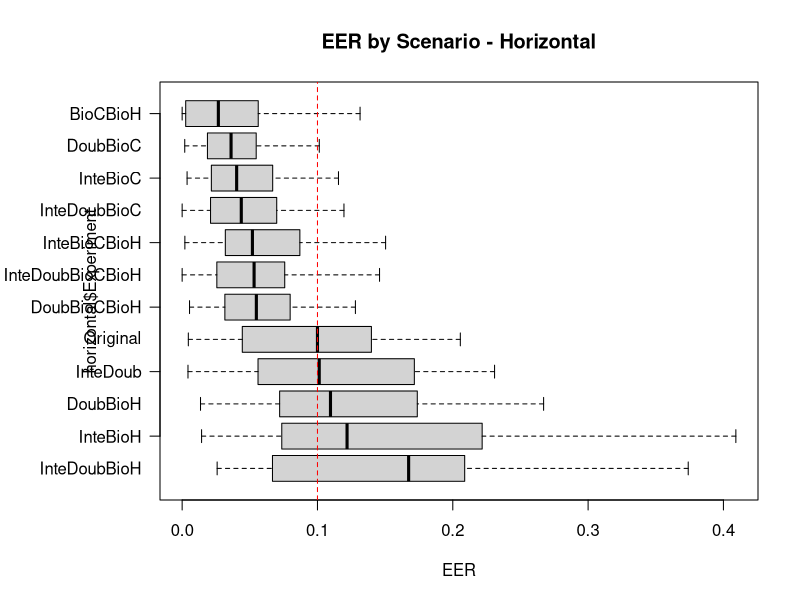

R code for this plot:
hOriginal<-c(0.0137931034,0.1172413793,0.1941747573,0.027972028,0.156,0.0502283105,0.087804878,0.1124497992,0.0220588235,0.1398601399,0.1623616236,0.1004366812,0.1836734694,0.1388888889,0.1352040816,0.1529411765,0.1,0.0522648084,0.0381679389,0.00456621,0.1728395062,0.0230769231,0.1166180758,0.0574712644,0.0546875,0.0072463768,0.0693641618,0.1481481481,0.1471698113,0.0444444444,0.0718954248,0.0847457627,0.1818181818,0.1379310345,0.2055674518,0.1118012422,0.032537961,0.0987341772,0.0419847328,0.135678392,0.0289855072)
hBioCBioH<-c(0.002008032128514056,0.004487776901570005,0.03680203045685279,0.010642642029503343,0.040160642570281124,0.001557632398753894,0.015986627155991185,0.14953271028037382,0.0017985611510791368,0.002008032128514056,0.13148148148148148,0.1074561403508772,0.0,0.1873065015479876,0.09974424552429667,0.12248995983935743,0.03306878306878307,0.0,0.025139664804469275,0.0743801652892562,0.040106951871657755,0.05622489959839357,0.001072961373390558,0.03076923076923077,0.05252918287937743,0.008620689655172414,0.015351232600435777,0.002617801047120419,0.06818181818181818,0.051094890510948905,0.010040160642570281,0.013157894736842105,0.07707725947521865,0.00778816199376947,0.001072961373390558,0.03477583638087498,0.4041916167664671,0.0,0.0019157088122605363,0.026759530791788857,0.043795620437956206)
hDoubBioC<-c(0.004016064257028112,0.06756756756756757,0.07106598984771574,0.025547445255474453,0.03614457831325301,0.024922118380062305,0.05472228554061241,0.06542056074766354,0.008992805755395683,0.050200803212851405,0.09444444444444444,0.039473684210526314,0.08115183246073299,0.04953560371517028,0.029411764705882353,0.101334750767777,0.04497354497354497,0.019230769230769232,0.019553072625698324,0.045454545454545456,0.07034396250082525,0.002008032128514056,0.054032833243659206,0.025,0.007782101167315175,0.0072992700729927005,0.029595015576323987,0.03795811518324607,0.056818181818181816,0.0036496350364963502,0.03413654618473896,0.015789473684210527,0.1316660592808552,0.018691588785046728,0.05150214592274678,0.029595015576323987,0.017964071856287425,0.039461604924937894,0.0019157088122605363,0.06463831867057673,0.0072992700729927005)
hDoubBioH<-c(0.02125744356737294,0.22788730374937272,0.20440096594549306,0.04667959777448828,0.15575120996807745,0.047646481457773227,0.11549274371248386,0.22330443268400704,0.04387960220059247,0.1481029011149493,0.26711833785004513,0.16581565854935848,0.1737721266517078,0.22512485593545908,0.13940364690170476,0.2387550200803213,0.10961582700713135,0.038566854831915076,0.08667747025459507,0.13831654024680176,0.20510662177328842,0.0754556688291628,0.10612620278031507,0.0686335403726708,0.07204523346303501,0.0676440976591996,0.10385716600939982,0.10011357655336713,0.17322876653862568,0.0880778588807786,0.11406409953539648,0.0644513826940232,0.1790345602526725,0.07664625631109678,0.18344659036719124,0.1409657320872274,0.40718562874251496,0.09138405875364511,0.013571677364780812,0.10797491039426524,0.056726654920714825)
hInteBioC<-c(0.004016064257028112,0.04885654885654886,0.07614213197969544,0.032846715328467155,0.07630522088353414,0.02336448598130841,0.03271028037383177,0.06230529595015576,0.02158273381294964,0.08032128514056225,0.08518518518518518,0.08991228070175439,0.06282722513089005,0.04489164086687306,0.034526854219948847,0.10936687928183322,0.04497354497354497,0.022727272727272728,0.0111731843575419,0.049586776859504134,0.05789925397768535,0.009870250231696015,0.0669083697243459,0.019230769230769232,0.013618677042801557,0.06204379562043796,0.04027335098049808,0.04319371727748691,0.11553030303030302,0.0036496350364963502,0.03413654618473896,0.039473684210526314,0.08984375,0.01557632398753894,0.07081545064377683,0.024922118380062305,0.020958083832335328,0.03323793066205854,0.009578544061302681,0.10756761159986966,0.0072992700729927005)
hInteBioH<-c(0.014360891843235008,0.1860778550433723,0.2496919816667488,0.06796488183349497,0.22834929461435485,0.03996500661460334,0.12186763923714003,0.22170926697443982,0.06382247143461701,0.2306709354902126,0.23884372177055102,0.1775006546216287,0.16565160095451795,0.23341845382025264,0.15176802283459756,0.23459721237892747,0.11746031746031746,0.05109950290673182,0.0592136125207898,0.13625042454432243,0.14811513831121675,0.07361754711152302,0.14669853226391721,0.08031533683707598,0.09742825875486381,0.20859551975836899,0.13921452109556479,0.09476716806559737,0.2572289799402475,0.0880778588807786,0.11733207339160563,0.10771632471008027,0.11602587463556852,0.0633526694596627,0.23053767286599902,0.11973452526073411,0.40918562874251496,0.07186251215034022,0.034221525600835946,0.23305637015314434,0.043795620437956206)
hInteDoub<-c(0.0129206481096801,0.18366908022080436,0.174227490020206,0.06842427645347353,0.23087220677582124,0.05502923227926428,0.11790897348225819,0.13669631798220921,0.056072788827761316,0.20031173645631478,0.19448961156278227,0.12676747839748626,0.20782134843466182,0.2080461458498113,0.12534151514887004,0.21796598157335223,0.10129974695192087,0.053521779425393885,0.036867243805705996,0.09536208913543907,0.14286657423912325,0.02157862218103182,0.14712083484528085,0.04349020544672719,0.048759727626459144,0.06569343065693431,0.09587992725046368,0.1116720684783512,0.18899381135296628,0.03317112733171128,0.07032049767698244,0.10071364852809991,0.1572256134596696,0.07747878397249973,0.22698100460975995,0.10571583367194906,0.059880239520958084,0.08557889620909385,0.03847589192416778,0.17159498207885304,0.004310344827586207)
hDoubBioCBioH<-c(0.0054563079905830215,0.16551724137931034,0.1280370607658568,0.02097902097902098,0.07738646895273402,0.030619212222079972,0.06394650862396474,0.0784446195998949,0.03676470588235294,0.0979020979020979,0.09245709123757903,0.038328096360303744,0.07666417352281227,0.039089512101421434,0.0315634192540349,0.08628632175761872,0.05197837589141937,0.02108433734939759,0.04198473282442748,0.028595418695045095,0.12190532778768072,0.02123880135928329,0.050472978891127264,0.03327759197324415,0.02146157587548638,0.0603448275862069,0.07981740586678192,0.0593991523310895,0.08322663252240717,0.03333333333333333,0.06209150326797386,0.03916146297948261,0.09762588070942663,0.05483940272854227,0.09282109362581466,0.08126777732629012,0.017964071856287425,0.06358678042985204,0.00974025974025974,0.0680596285434995,0.01658066951925497)
hInteBioCBioH<-c(0.002008032128514056,0.14241881138432863,0.1482800256271253,0.03496503496503497,0.10956647101225414,0.024495369777663978,0.06700098776688701,0.05192733551026536,0.04411764705882353,0.15034965034965034,0.08699186991869919,0.034956794972505895,0.09367097624390071,0.03190323382522429,0.03454867627418975,0.08642806520198441,0.05368069933287325,0.030120481927710843,0.015267175572519083,0.028812408015396807,0.07993332012939855,0.023246833487797346,0.07924273326743327,0.034460105112279024,0.027328550583657588,0.14655172413793102,0.10138116075126502,0.047480539627136484,0.12601365770379855,0.03333333333333333,0.06209150326797386,0.05508474576271186,0.06586719509232264,0.04621871307336986,0.11365442695914799,0.05952864689150752,0.020958083832335328,0.04648180149044173,0.022727272727272728,0.14165852069077875,0.0036496350364963502)
hInteDoubBioC<-c(0.008904583852651988,0.1458670872463976,0.08539500271056133,0.02097902097902098,0.14653485737823088,0.019929159732001878,0.02756629435453233,0.04012310925946778,0.01830300465509945,0.10191816215912601,0.08523035230352304,0.056592039800995024,0.07169569398440004,0.05324738423990418,0.02943358676012325,0.11957240727616347,0.04838969404186796,0.018556744460358918,0.028487355537549577,0.04164308087097626,0.076021654453027,0.011538461538461539,0.06342984772081733,0.010797897754419493,0.03514105058365759,0.0,0.03201699890155403,0.04622704230034073,0.07725138711054204,0.022222222222222223,0.030159855106701314,0.04808206958073149,0.04670417274052478,0.06190245998496079,0.1606262915275791,0.06989028850060951,0.008982035928143712,0.04370072362026137,0.013571677364780812,0.0680596285434995,0.004310344827586207)
hInteDoubBioH<-c(0.03160227115357984,0.496551724137931,0.28266226405795675,0.0979020979020979,0.21537431778395633,0.058123159646652156,0.10885191094901603,0.18413842285027962,0.09183241641980534,0.2802398404808043,0.17583559168925023,0.09403639696255564,0.1993802756704776,0.14690628460373778,0.13179647879332768,0.20879990550437041,0.14337474120082816,0.06674951554469627,0.04757132500319843,0.07480470961168345,0.21243480557206046,0.040639481000926785,0.16737258974711897,0.03830625895843287,0.062469601167315175,0.1724137931034483,0.19298435164676858,0.23517271946591317,0.20894686299615878,0.04063260340632603,0.17595873690841798,0.15022301516503123,0.1742627854713314,0.17708669029970997,0.3739866475917978,0.22311391033455236,0.059880239520958084,0.3680473053245491,0.026558690351793802,0.19208211143695014,0.02586206896551724)
hInteDoubBioCBioH<-c(0.006024096385542169,0.1458670872463976,0.08815484697649204,0.013986013986013986,0.11708371949335805,0.026159689327017455,0.05316465314185852,0.07193259017377923,0.01830300465509945,0.10392619428764008,0.08979223125564588,0.0672623723487824,0.07169569398440004,0.09608822399493797,0.056279077887276,0.11640680368532955,0.049045318610536,0.015544696267587834,0.020853767751290032,0.03414279784142798,0.07580709051297287,0.013716404077849862,0.07537319035523468,0.022336359292881032,0.02925887645914397,0.0,0.037365170259125204,0.05661514169367572,0.13142872385830132,0.03317112733171128,0.02563193952279707,0.052765388046387154,0.06775009110787172,0.042270920614459126,0.10710737561595932,0.06369362047947988,0.0658682634730539,0.046238794686251215,0.013571677364780812,0.09636689475399152,0.0)

horizontal<-matrix(c(hOriginal,hBioCBioH,hDoubBioC,hDoubBioH,hInteBioC,hInteBioH,hInteDoub,hDoubBioCBioH,hInteBioCBioH,hInteDoubBioH,hInteDoubBioC,hInteDoubBioCBioH),nrow=492)

ex0=rep('Original',41)
ex1=rep('BioCBioH',41)
ex2=rep('DoubBioC',41)
ex3=rep('DoubBioH',41)
ex4=rep('InteBioC',41)
ex5=rep('InteBioH',41)
ex6=rep('InteDoub',41)
ex7=rep('DoubBioCBioH',41)
ex8=rep('InteBioCBioH',41)
ex9=rep('InteDoubBioH',41)
ex10=rep('InteDoubBioC',41)
ex11=rep('InteDoubBioCBioH',41)
ex<-c(ex0,ex1,ex2,ex3,ex4,ex5,ex6,ex7,ex8,ex9,ex10,ex11)

horizontal<-data.frame(EER=horizontal,Experiment=ex)



par(mar=c(5, 8, 4.1, 2.1))
r<-tapply(horizontal$EER, horizontal$Experiment, median)
y<-boxplot(horizontal$EER ~ horizontal$Experiment, data = horizontal,
        col = "lightgray", yaxt = "n",  horizontal=TRUE,at=rank(-r),main="EER by Scenario - Horizontal",xlab="EER",outline=FALSE)
axis(2, labels = FALSE)
abline(v =y$stats[3,12], col = "red", lty = 2) 
text(y =  rank(-r), x = -0.03,  adj = 1,
     labels = y$names, xpd = TRUE)
